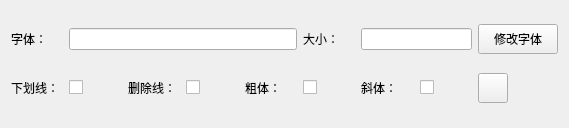
<?xml version="1.0" encoding="UTF-8"?>
<ui version="4.0">
 <class>FontSetting</class>
 <widget class="QWidget" name="FontSetting">
  <property name="geometry">
   <rect>
    <x>0</x>
    <y>0</y>
    <width>569</width>
    <height>128</height>
   </rect>
  </property>
  <property name="windowTitle">
   <string>Form</string>
  </property>
  <layout class="QGridLayout" name="gridLayout">
   <item row="0" column="6" colspan="2">
    <widget class="QLineEdit" name="lineSize">
     <property name="readOnly">
      <bool>true</bool>
     </property>
    </widget>
   </item>
   <item row="1" column="4">
    <widget class="QLabel" name="label_5">
     <property name="text">
      <string>粗体：</string>
     </property>
    </widget>
   </item>
   <item row="1" column="3">
    <widget class="QCheckBox" name="boxStrikeOut">
     <property name="text">
      <string/>
     </property>
     <property name="checkable">
      <bool>true</bool>
     </property>
    </widget>
   </item>
   <item row="1" column="8">
    <widget class="QPushButton" name="buttonColor">
     <property name="minimumSize">
      <size>
       <width>30</width>
       <height>30</height>
      </size>
     </property>
     <property name="maximumSize">
      <size>
       <width>30</width>
       <height>30</height>
      </size>
     </property>
     <property name="text">
      <string/>
     </property>
    </widget>
   </item>
   <item row="0" column="1" colspan="4">
    <widget class="QLineEdit" name="lineFamily">
     <property name="readOnly">
      <bool>true</bool>
     </property>
    </widget>
   </item>
   <item row="0" column="8">
    <widget class="QPushButton" name="buttonFont">
     <property name="minimumSize">
      <size>
       <width>60</width>
       <height>30</height>
      </size>
     </property>
     <property name="maximumSize">
      <size>
       <width>1020</width>
       <height>1020</height>
      </size>
     </property>
     <property name="text">
      <string>修改字体</string>
     </property>
    </widget>
   </item>
   <item row="1" column="0">
    <widget class="QLabel" name="label_3">
     <property name="text">
      <string>下划线：</string>
     </property>
    </widget>
   </item>
   <item row="1" column="1">
    <widget class="QCheckBox" name="boxUnderLine">
     <property name="text">
      <string/>
     </property>
     <property name="checkable">
      <bool>true</bool>
     </property>
    </widget>
   </item>
   <item row="0" column="0">
    <widget class="QLabel" name="label">
     <property name="text">
      <string>字体：</string>
     </property>
    </widget>
   </item>
   <item row="1" column="2">
    <widget class="QLabel" name="label_4">
     <property name="text">
      <string>删除线：</string>
     </property>
    </widget>
   </item>
   <item row="1" column="6">
    <widget class="QLabel" name="label_6">
     <property name="text">
      <string>斜体：</string>
     </property>
    </widget>
   </item>
   <item row="0" column="5">
    <widget class="QLabel" name="label_2">
     <property name="text">
      <string>大小：</string>
     </property>
    </widget>
   </item>
   <item row="1" column="5">
    <widget class="QCheckBox" name="boxBold">
     <property name="text">
      <string/>
     </property>
     <property name="checkable">
      <bool>true</bool>
     </property>
    </widget>
   </item>
   <item row="1" column="7">
    <widget class="QCheckBox" name="boxItalic">
     <property name="text">
      <string/>
     </property>
     <property name="checkable">
      <bool>true</bool>
     </property>
    </widget>
   </item>
  </layout>
 </widget>
 <resources/>
 <connections/>
</ui>
